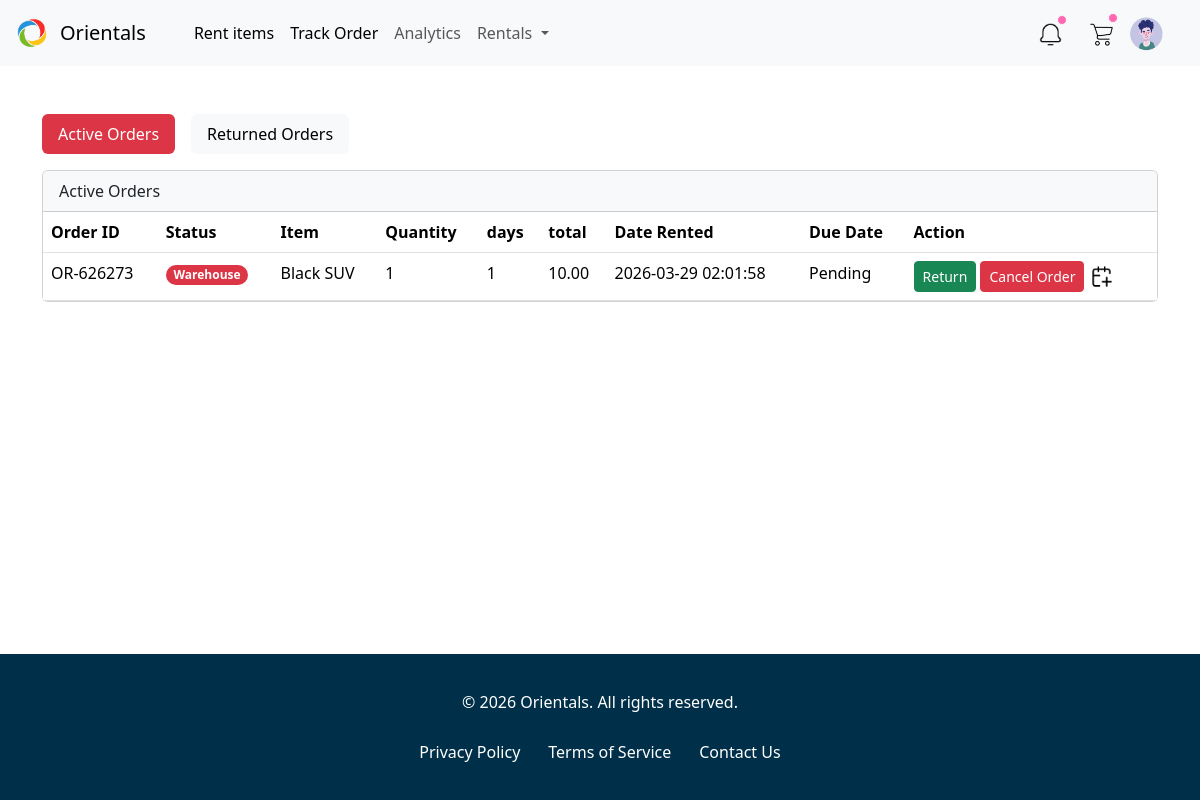
Screenshot of /user/rentals.php with the database file from the repository.
### tables this page shows
CREATE TABLE `active_orders` (
  `id` int(11) NOT NULL,
  `User_id` int(11) NOT NULL,
  `item_id` int(11) DEFAULT NULL,
  `item_name` varchar(255) DEFAULT NULL,
  `quantity` int(10) DEFAULT NULL,
  `days` int(10) DEFAULT NULL,
  `total` decimal(10,2) DEFAULT NULL,
  `start_date` datetime DEFAULT NULL,
  `due_on` datetime DEFAULT NULL,
  `status` enum('active','returned','overdue','cancelled') DEFAULT 'active',
  `title` varchar(255) DEFAULT NULL,
  `rented_date` timestamp NOT NULL DEFAULT current_timestamp(),
  `tracking_id` int(6) DEFAULT NULL,
  `delivery_status` enum('warehouse','shipped','received') DEFAULT 'warehouse',
  `date_returned` timestamp NULL DEFAULT NULL,
  `approval_status` enum('pending','approved','rejected') DEFAULT 'pending'
);

### user/rentals.php (the view, shortened to what this page needs)
<?php session_start();
include("../config/db.php");
$table_query = mysqli_query($conn, "SELECT * FROM active_orders WHERE user_id='{$_SESSION['user_id']}'AND status='active'");
?>
<!DOCTYPE html>
<html lang="en">
<head>
  <link rel="stylesheet" href="../assets/css/userrentals.css">
  <link href="https://cdn.jsdelivr.net/npm/bootstrap@5.3.8/dist/css/bootstrap.min.css" rel="stylesheet">
  <link rel="stylesheet" href="https://cdnjs.cloudflare.com/ajax/libs/font-awesome/6.5.0/css/all.min.css">
</head>
<body>
<?php include("navbaru.php"); ?>
<div class="container mt-5">
  <ul class="nav nav-pills gap-3" id="orderTabs" role="tablist">
    <li class="nav-item" role="presentation">
      <button class="nav-link active" id="active-tab" data-bs-toggle="tab" data-bs-target="#active-orders" type="button">
        Active Orders
      </button>
    </li>
    <li class="nav-item" role="presentation">
      <button class="nav-link" id="returned-tab" data-bs-toggle="tab" data-bs-target="#returned-orders" type="button">
        Returned Orders
      </button>
    </li>
  </ul>
  <div class="tab-content mt-3">
  <div class="tab-pane fade show active" id="active-orders">
    <div class="card">
      <div class="card-header bg-light text-dark">Active Orders</div>
      <div class="card-body p-0">
        <table class="table mb-0">
          <thead>
            <tr>
              <th>Order ID</th>
              <th>Status</th>
              <th>Item</th>
              <th>Quantity</th>
              <th>days</th>
              <th>total</th>
              <th>Date Rented</th>
              <th>Due Date</th>
              <th>Action</th>
            </tr>
          </thead>
          <tbody>
              <?php
              while ($row = mysqli_fetch_assoc($table_query)) { ?>
                  <tr>
                      <td>OR-<?php echo $row['tracking_id']; ?></td>
                      <td>
                        <?php
                        if ($row['delivery_status'] == 'warehouse') {
                          echo '<span class="badge rounded-pill text-bg-danger">Warehouse</span>';
                        }elseif ($row['delivery_status'] == 'shipped') {
                          echo '<span class="badge rounded-pill text-bg-warning">shipped</span>';
                        }elseif ($row['delivery_status'] == 'received') {
                          echo '<span class="badge rounded-pill text-bg-secondary">received</span>';
                        }
                        ?>
                      </td>
                      <td><?php echo $row['title']; ?></td>
                      <td><?php echo $row['quantity']; ?></td>
                      <td><?php echo $row['days']; ?></td>
                      <td><?php echo $row['total']; ?></td>
                      <td><?php echo $row['rented_date']; ?></td>
                      <td class='count_time' data-date="<?php echo $row['due_on']; ?>" data-stats="<?php echo $row['delivery_status']; ?>"></td>
                      <td>
                        <form action= "../config/auth.php" method="POST">
                        <button type="button"  data-bs-toggle="modal" data-bs-target="#exampleModal" class="btn btn-success btn-sm">Return</button>
                        <button type="submit" name= "order_cancel" class="btn btn-danger btn-sm">Cancel Order</button>
                        <a href="extenddelivery.php?id=<?php echo $row['id']; ?>"><img src="../assets/image/extend.png" style= "width: 25px; height: 25px;"></a>
                        </form>
                      </td>
                  </tr>
              <?php } ?>
          </tbody>
        </table>
      </div>
    </div>
  </div>
</div>
</div>
<footer class="footer-main mt-5">
  <div class="content-footer text-center py-3">
    <p>&copy; 2026 Orientals. All rights reserved.</p>
    <ul class="footer-links list-inline">
      <li class="list-inline-item"><a href="#">Privacy Policy</a></li>
      <li class="list-inline-item"><a href="#">Terms of Service</a></li>
      <li class="list-inline-item"><a href="#">Contact Us</a></li>
    </ul>
  </div>
</footer>
</body>
</html>

### assets/css/userrentals.css (style rules this page uses)
body { min-height:100vh; display:flex; flex-direction:column; }
.footer-main { background-color: #003049; color: white; padding: 20px 0; text-align: center; margin-top: auto; }
.footer-main .footer-links { list-style: none; display: flex; justify-content: center; gap: 20px; padding: 10px 0 0 0; margin: 0; }
.footer-main .footer-links li a { color: white; text-decoration: none; }
.container { flex: 1; }
.nav-pills .nav-link { background-color: #f8f9fa; color: black; }
.nav-pills .nav-link.active { background-color: red; color: white; }
#active-tab.nav-link.active { background-color: #dc3545 }

### rows the page displays
active_orders: tracking "626273", delivery_status "Warehouse", title "Black SUV", quantity "1", days "1", total "10.00", rented_date "2026-03-29 02:01:58"
